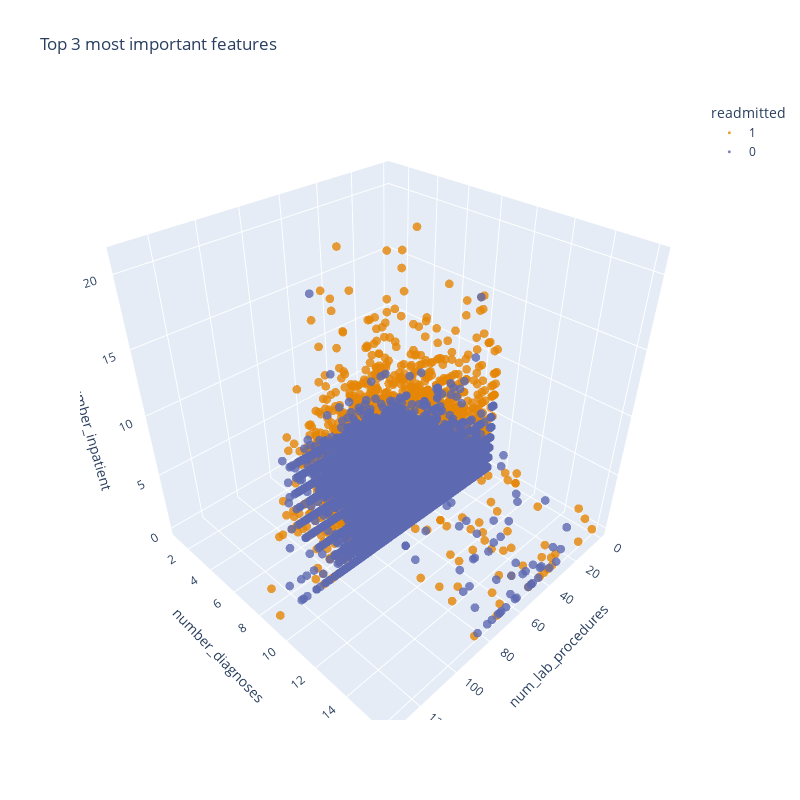

Source (notebook cell):
### Markdown cell above
A 3D scatter plot enables the visualization of three predictive variables at once. In the interactive plot below, we have plotted the top three most important features, with points colored by readmission status. Rotation of the plot reveals that the classes are partially linearly separable, suggesting a hyperplane could effectively classify the data.

### Code cell
# Initialize Plotly in notebook mode
init_notebook_mode(connected=True)
# Create the interactive 3D scatter plot
fig = px.scatter_3d(
    df, 
    x='num_lab_procedures',  
    y='number_diagnoses', 
    z='number_inpatient',
    color='readmitted',  # Colored by our target
    color_discrete_sequence=px.colors.qualitative.Vivid,
    title='Top 3 most important features',
    opacity=0.8
)
# Customize marker size
fig.update_traces(marker=dict(size=3))
fig.update_layout(width=800, height=800, autosize=False)

# Show the plot
iplot(fig)

### Figure 1 — Plotly figure (JSON) as saved in the notebook; plotly's stock layout.template omitted (floating-point values rounded to 4 significant figures; data arrays with more than 128 entries replaced by an {"elided": "..."} marker saying what was removed)
{"data": [{"hovertemplate": "readmitted=1<br>num_lab_procedures=%{x}<br>number_diagnoses=%{y}<br>number_inpatient=%{z}<extra></extra>", "legendgroup": "1", "marker": {"color": "rgb(229, 134, 6)", "opacity": 0.8, "size": 3, "symbol": "circle"}, "mode": "markers", "name": "1", "scene": "scene", "showlegend": true, "type": "scatter3d", "x": {"elided": "44309 int values"}, "y": {"elided": "44309 int values"}, "z": {"elided": "44309 int values"}}, {"hovertemplate": "readmitted=0<br>num_lab_procedures=%{x}<br>number_diagnoses=%{y}<br>number_inpatient=%{z}<extra></extra>", "legendgroup": "0", "marker": {"color": "rgb(93, 105, 177)", "opacity": 0.8, "size": 3, "symbol": "circle"}, "mode": "markers", "name": "0", "scene": "scene", "showlegend": true, "type": "scatter3d", "x": {"elided": "49753 int values"}, "y": {"elided": "49753 int values"}, "z": {"elided": "49753 int values"}}], "layout": {"autosize": false, "height": 800, "legend": {"title": {"text": "readmitted"}, "tracegroupgap": 0}, "scene": {"domain": {"x": [0, 1], "y": [0, 1]}, "xaxis": {"title": {"text": "num_lab_procedures"}}, "yaxis": {"title": {"text": "number_diagnoses"}}, "zaxis": {"title": {"text": "number_inpatient"}}}, "title": {"text": "Top 3 most important features"}, "width": 800}}
